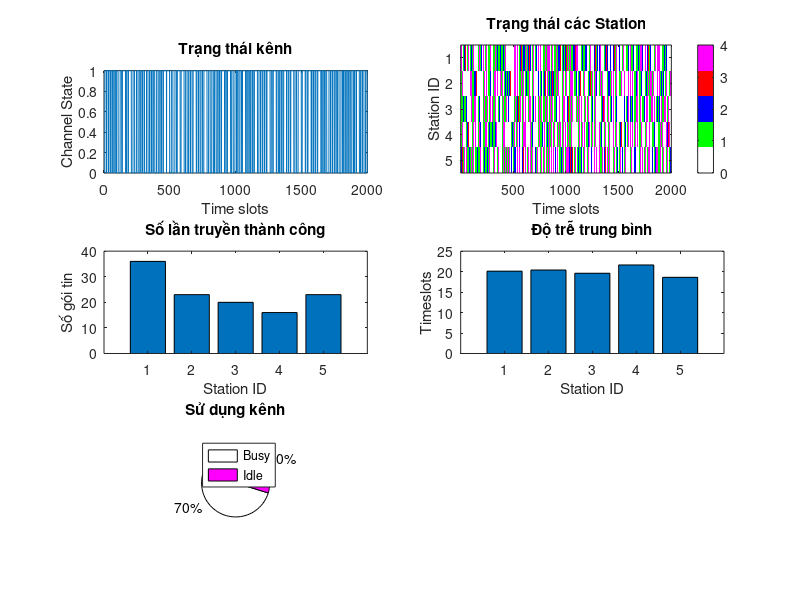

The MATLAB script that drew this image:
% Mô phỏng CSMA/CA với phân tích hiệu suất chi tiết
clear all;
close all;

% Tham số mô phỏng
nStations = 5;          % Số node/station
simTime = 2000;        % Thời gian mô phỏng (timeslots)
backoffMax = 16;       % Giá trị backoff tối đa
dataSize = 10;         % Kích thước gói tin
ACK = 2;              % Thời gian ACK
probTx = 0.3;          % Xác suất tạo gói tin

% Khởi tạo biến
channel = zeros(1, simTime);
stationState = zeros(nStations, simTime);
successfulTx = zeros(1, nStations);
collisions = 0;
delay = zeros(1, nStations);    % Tổng độ trễ
packetsSent = zeros(1, nStations); % Số gói tin gửi
waitingTime = cell(1, nStations); % Lưu thời gian chờ của mỗi gói

% Main simulation loop
for t = 1:simTime
    for n = 1:nStations
        if rand() < probTx && stationState(n,t) == 0
            % Carrier sensing
            if t > 1 && channel(t-1) == 0
                backoff = randi([0 backoffMax]);
                if t + backoff + dataSize + ACK <= simTime
                    % Ghi nhận thời gian bắt đầu chờ
                    startTime = t;
                    
                    % Backoff
                    if backoff > 0
                        stationState(n,t:t+backoff-1) = 1;
                    end
                    
                    % Kiểm tra va chạm
                    collision = false;
                    txStart = t + backoff;
                    txEnd = txStart + dataSize - 1;
                    if sum(channel(txStart:txEnd)) > 0
                        collision = true;
                        collisions = collisions + 1;
                        stationState(n,txStart:txEnd) = 4; % Trạng thái va chạm
                    end
                    
                    % Truyền thành công
                    if ~collision
                        channel(txStart:txEnd) = 1;
                        stationState(n,txStart:txEnd) = 2;
                        channel(txEnd+1:txEnd+ACK) = 1;
                        stationState(n,txEnd+1:txEnd+ACK) = 3;
                        successfulTx(n) = successfulTx(n) + 1;
                        packetsSent(n) = packetsSent(n) + 1;
                        totalDelay = (txEnd + ACK - startTime);
                        delay(n) = delay(n) + totalDelay;
                        waitingTime{n} = [waitingTime{n} totalDelay];
                    end
                end
            end
        end
    end
end

% Phân tích hiệu suất
channelUtilization = sum(channel) / simTime * 100;
totalCollisions = collisions;
collisionRate = collisions / sum(packetsSent) * 100;
throughput = sum(successfulTx) * dataSize / simTime;
avgDelay = delay ./ successfulTx; % Độ trễ trung bình mỗi station
fairness = std(successfulTx) / mean(successfulTx); % Chỉ số công bằng

% Hiển thị kết quả
fprintf('PHÂN TÍCH HIỆU SUẤT:\n');
fprintf('1. Tỷ lệ sử dụng kênh: %.2f%%\n', channelUtilization);
fprintf('2. Tổng số va chạm: %d\n', totalCollisions);
fprintf('3. Tỷ lệ va chạm: %.2f%%\n', collisionRate);
fprintf('4. Throughput mạng: %.2f (data units/timeslot)\n', throughput);
fprintf('5. Độ trễ trung bình theo station (timeslots):\n');
for n = 1:nStations
    if successfulTx(n) > 0
        fprintf('   Station %d: %.2f\n', n, avgDelay(n));
    else
        fprintf('   Station %d: N/A (không có truyền thành công)\n', n);
    end
end
fprintf('6. Chỉ số công bằng: %.2f (0: rất công bằng, cao: không công bằng)\n', fairness);
fprintf('7. Số lần truyền thành công theo station:\n');
for n = 1:nStations
    fprintf('   Station %d: %d\n', n, successfulTx(n));
end

% Chuẩn bị nhãn cho boxplot
groupLabels = [];
dataToPlot = [];
for n = 1:nStations
    if ~isempty(waitingTime{n})
        dataToPlot = [dataToPlot waitingTime{n}];
        groupLabels = [groupLabels repmat(n, 1, length(waitingTime{n}))];
    end
end

% Vẽ biểu đồ
figure('Position', [100 100 1000 800]);

subplot(3,2,1);
plot(channel);
title('Trạng thái kênh');
xlabel('Time slots');
ylabel('Channel State');

subplot(3,2,2);
imagesc(stationState);
title('Trạng thái các Station');
xlabel('Time slots');
ylabel('Station ID');
colorbar;
colormap([1 1 1; 0 1 0; 0 0 1; 1 0 0; 1 0 1]); % Màu trắng: channel rảnh, màu xanh: đợi backoff, màu xanh dương: Tx, màu đỏ: đợi ACK, màu tím: va chạm

subplot(3,2,3);
bar(successfulTx);
title('Số lần truyền thành công');
xlabel('Station ID');
ylabel('Số gói tin');

subplot(3,2,4);
bar(avgDelay);
title('Độ trễ trung bình');
xlabel('Station ID');
ylabel('Timeslots');

subplot(3,2,5);
pie([sum(channel) simTime-sum(channel)]);
title('Sử dụng kênh');
legend({'Busy', 'Idle'});
